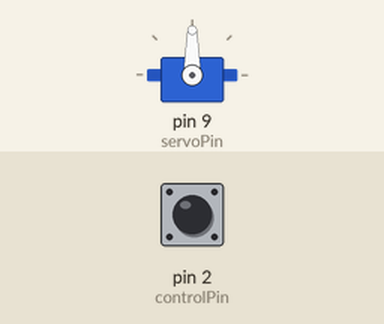
Simulated run of this sketch. Board: Arduino Uno, built with avr-gcc and run on an emulated ATmega328P. Shown: servo. Inputs (shaded band) come from the test bench; at power-on: pin 2 (controlPin) LOW. What the sketch prints to the serial monitor is not drawn.

Above: at 1.2 s.
1.3 s: pin 2 (controlPin) driven HIGH
At 1.7 s:
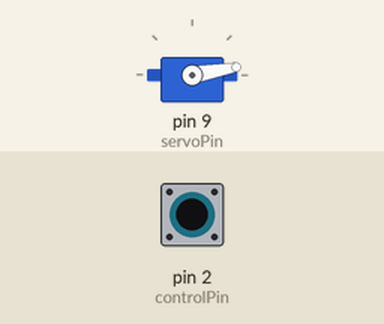
2.8 s: pin 2 (controlPin) driven LOW
At 4.0 s:
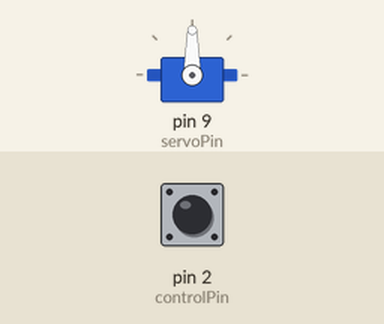
4.3 s: pin 2 (controlPin) pulsed HIGH 5 times (0.12 s each, 0.3 s apart)
At 4.51 s:
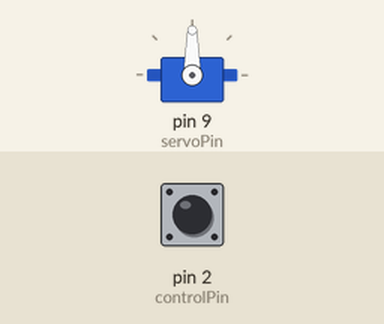
8.8 s: pin 2 (controlPin) pulsed HIGH 2 times (0.12 s each, 0.3 s apart)
At 9.8 s:
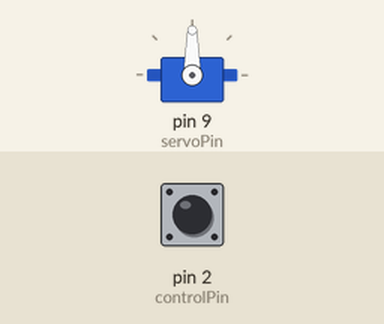
Timing chart, 0 to 11.8 s (numbered marks = the images above; inputs shaded):
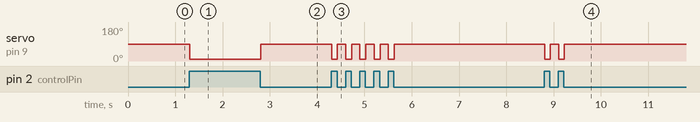

Measured:
- after the input at 1.3 s, servo on pin 9 (servoPin): 90° → 10° at once
- after the input at 2.8 s, servo on pin 9 (servoPin): 10° → 90° at once
- after the input at 4.3 s, servo on pin 9 (servoPin): alternates 90° for 0.18 s and 10° for 0.12 s, 10 changes in all, then stays 90°, starting at once
- after the input at 8.8 s, servo on pin 9 (servoPin): alternates 90° for 0.18 s and 10° for 0.12 s, 4 changes in all, then stays 90°, starting at once

The sketch:

arduino_sketch.ino
```cpp
#include <Servo.h>
Servo myServo;

const int controlPin = 2;
const int servoPin = 9;

void setup(){
  pinMode(controlPin, INPUT);
  myServo.attach(servoPin);
  Serial.begin(9600);
  myServo.write(10);
}
void loop(){
  if(digitalRead(controlPin) == HIGH) {
    Serial.println("ON");
    myServo.write(10);
  } else {
    Serial.println("OFF");
    myServo.write(90);
  }
}
```
